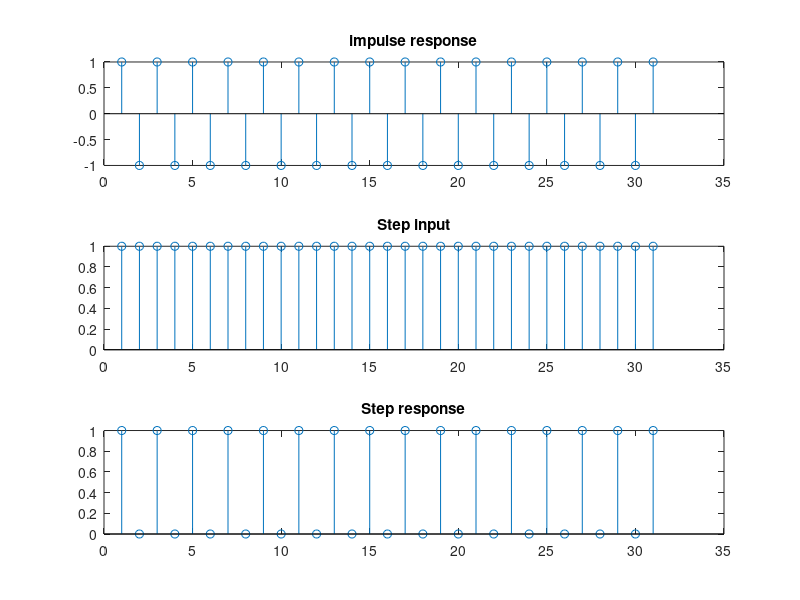
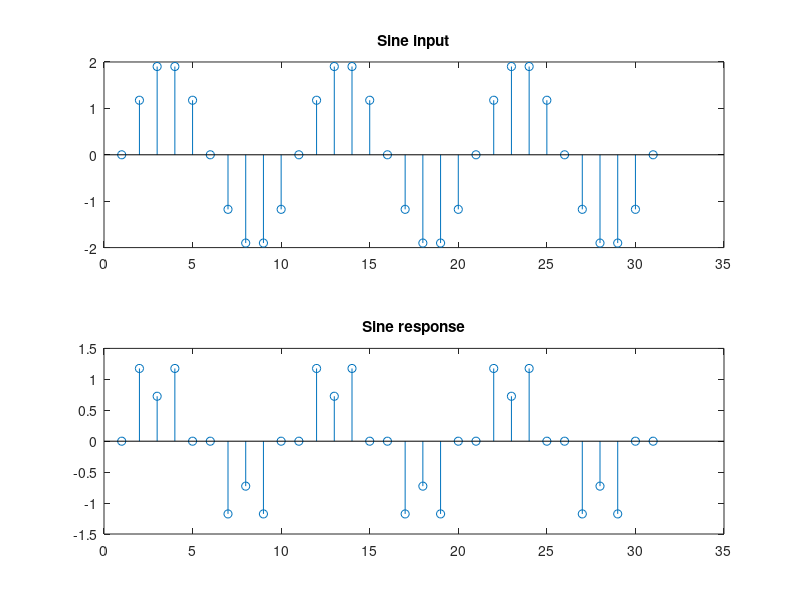
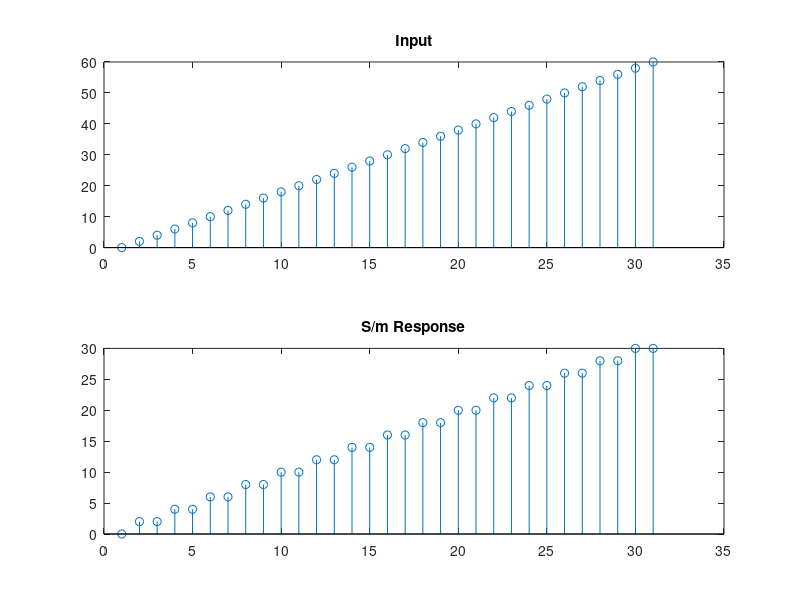

Source code (MATLAB) for these figures, in order:
%Program to analyse a system defined by nth order difference equation
%i.e. to find impulse response, response of system for step,sine, any input
%let us take a 2nd order difference equation
%y(n)-4y(n-1)+4y(n-2)=x(n) -->here a0=1,a1=-4,a2=4,b0=1
%Try here a0=1,a1=2,a2=2,b0=1
%1.To find impulse response of the system
b=1;
% a=[1 -4 4];
a=[1 1];%y(n)-y(n-1)=x(n) i.e.h(n)=iZT[1/(1+Z^-1)] i.e.h(n)=(-1)^n*u(n)
%Try impz(b,a)
%Try impz(b,a,5)
[h n]=impz(b,a);%computes h(n)
subplot(311);stem(h);title('impulse response')
%To find response of a system for given input
%Let us find response of above system for step input
x=ones(1,length(h));%Define a step signal of lentgth equal to length of h(n) or any length
y=filter(b,a,x);
subplot(312);stem(x);title('Step input');
subplot(313);stem(y);title('Step response');
figure%Create new figure window
%To find response of system for sine wave
xsin=2*sin(2*pi*n/10);%Create sine wave input
ysin=filter(b,a,xsin);
subplot(211);stem(xsin);title('Sine input');
subplot(212);stem(ysin);title('Sine response');
figure%Create new figure window
%To find response of system for other input
xin=2*n;%Create any input signal
yin=filter(b,a,xin);
subplot(211);stem(xin);title('Input');
subplot(212);stem(yin);title('S/m Response');